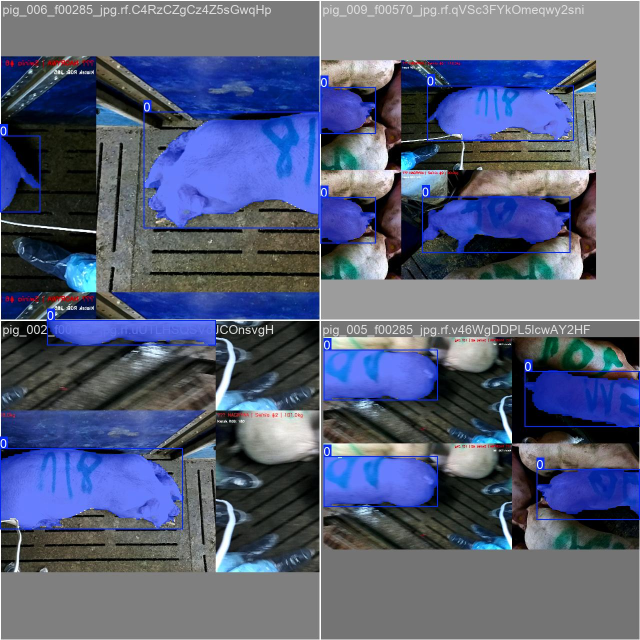
#> input picture models/pig_seg/train_batch0.jpg, 1280 x 1280 px (shown at 1/2 size); its folder holds only this picture in this run
$ python -i detector.py   (imports and definitions only)
#> lines starting #> are read from the running program, lines starting #| are printed output that depends on the picture; after the words box and inside, x2 and y2 are one past the last pixel; in counts of white or black regions, pixels touching at a corner belong together
#> further down, picture is the input picture: shape (1280, 1280, 3); mean B, G, R 121.2, 95.3, 87.1
"""
Detekcja i pomiar swini.

Segmentacja: YOLOv8n-seg (models/pig_seg_best.pt)
Fallback:    Otsu threshold (jesli YOLO nic nie znajdzie)
Pomiary:     PCA na masce -> dlugosc, szerokosc, pole
Waga:        formula empiryczna (area / volume / combined)
Wygładzanie: mediana w oknie + filtr sigma (WeightSmoother)
"""
from __future__ import annotations

import os
from collections import deque
from pathlib import Path

import cv2
import numpy as np

# ── Stale ──────────────────────────────────────────────────────────────────
MODEL_PATH = Path(os.path.abspath(__file__)).parent / "models" / "pig_seg_best.pt"
MIN_CONTOUR_AREA_PX = 2000
YOLO_CONF = 0.25          # prog pewnosci detekcji
CALIB_REF_WIDTH_DEFAULT = 1920  # kalibracja.py liczy skale dla 1920x1080


# ── Skala ──────────────────────────────────────────────────────────────────

# [8 lines left out: function scale_for_width, not called in this run]

# ── Lazy-load modelu YOLO ──────────────────────────────────────────────────
_yolo_model = None

# [14 lines left out: function _get_model, not called in this run]


def _contour_mask(contour: np.ndarray, shape: tuple[int, ...]) -> np.ndarray:
    """Maska wypelniona tylko danym konturem — PCA liczy sie z jednej swini."""
    mask = np.zeros(shape[:2], dtype=np.uint8)
    cv2.drawContours(mask, [contour], -1, 255, cv2.FILLED)
    return mask


# ── Segmentacja YOLO ───────────────────────────────────────────────────────

# [29 lines left out: function segment_pigs_yolo, not called in this run]


# ── Fallback Otsu ──────────────────────────────────────────────────────────

def segment_pigs_otsu(image: np.ndarray) -> list[tuple[np.ndarray, np.ndarray]]:
    """Prosta segmentacja Otsu — zwraca liste (contour, maska) dla kazdego jasnego obiektu."""
    gray = cv2.cvtColor(image, cv2.COLOR_BGR2GRAY)
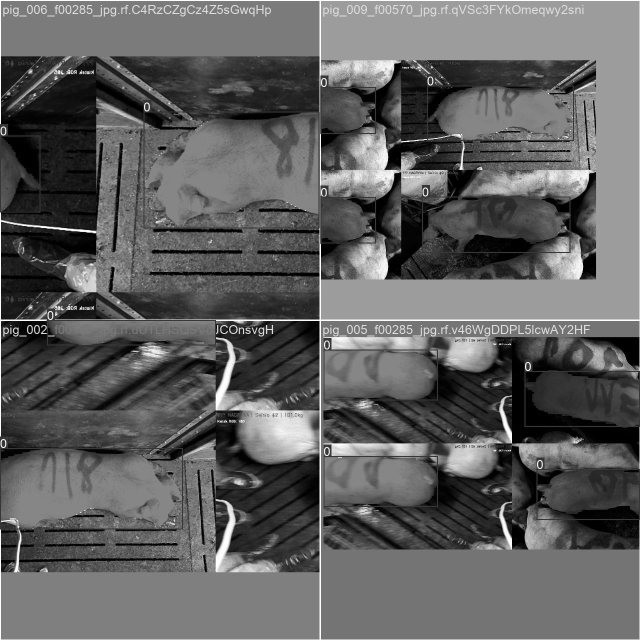
#> gray: shape (1280, 1280) (shown at 1/2 size); min 0, max 255, mean 95.8
    blurred = cv2.GaussianBlur(gray, (11, 11), 0)
    _, binary = cv2.threshold(blurred, 0, 255, cv2.THRESH_BINARY + cv2.THRESH_OTSU)
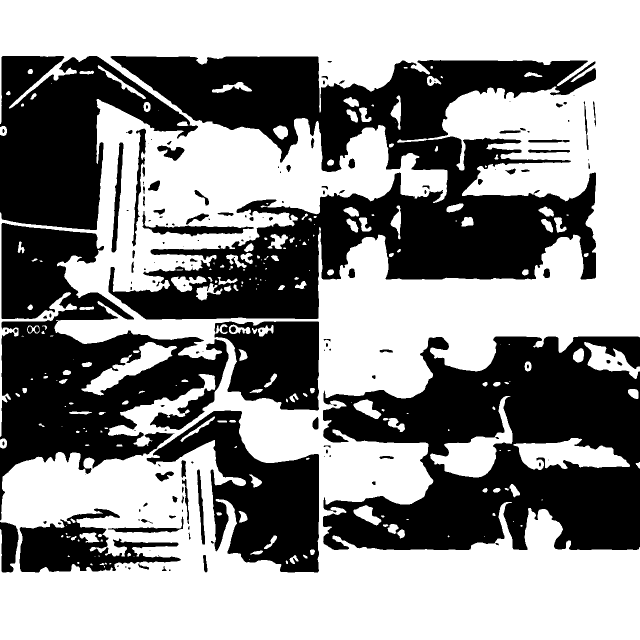
#> binary: shape (1280, 1280) (shown at 1/2 size); 56.2% white; 160 black regions (58 under 20 px), largest, box (x1, y1, x2, y2) and area: (217, 112, 1192, 639) 235411, (646, 673, 1280, 1100) 178011, (0, 446, 457, 1041) 113834
    kernel = cv2.getStructuringElement(cv2.MORPH_ELLIPSE, (15, 15))
    binary = cv2.morphologyEx(binary, cv2.MORPH_CLOSE, kernel)
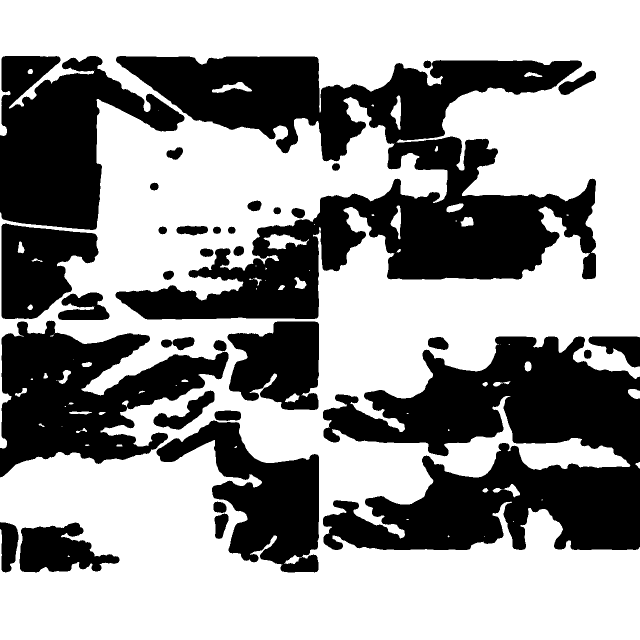
#> binary: shape (1280, 1280) (shown at 1/2 size); 59.7% white; 35 black regions, largest, box (x1, y1, x2, y2) and area: (231, 112, 1192, 639) 214626, (646, 673, 1280, 1100) 169596, (0, 641, 457, 955) 73303
    binary = cv2.morphologyEx(binary, cv2.MORPH_OPEN, kernel)
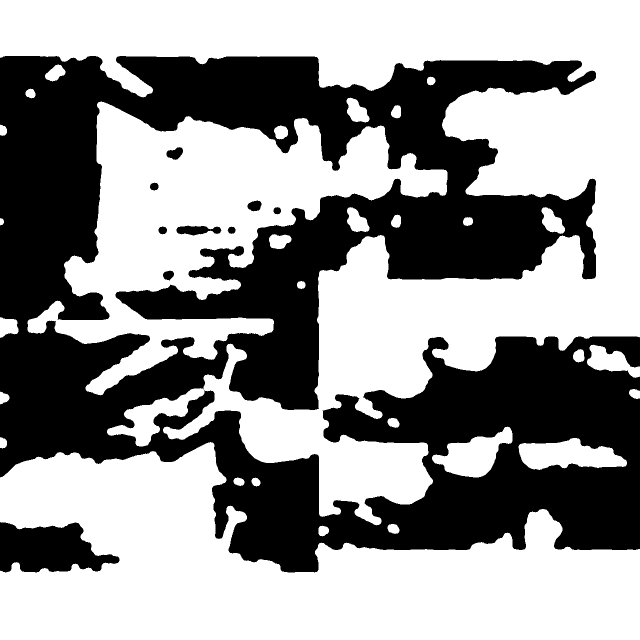
#> binary: shape (1280, 1280) (shown at 1/2 size); 58% white; 10 black regions
    contours, _ = cv2.findContours(binary, cv2.RETR_EXTERNAL, cv2.CHAIN_APPROX_SIMPLE)
#> contours = 30 contours; largest, box (x1, y1, x2, y2) and area: (0, 0, 1280, 1051) 437453, (0, 884, 1280, 1280) 296578, (55, 203, 895, 791) 176520, (1037, 876, 1254, 940) 8794, (864, 853, 1025, 955) 7946
    valid = [c for c in contours if cv2.contourArea(c) > MIN_CONTOUR_AREA_PX]
#> valid = 6 contours; box (x1, y1, x2, y2) and area: (0, 0, 1280, 1051) 437453, (0, 884, 1280, 1280) 296578, (55, 203, 895, 791) 176520, (1037, 876, 1254, 940) 8794, (864, 853, 1025, 955) 7946, (1174, 689, 1280, 756) 3362
    if not valid:
        return []
    # Tylko najwiekszy kontur (pojedyncza swinia)
    best = max(valid, key=cv2.contourArea)
#> best = contour of 2826 points, box (x1, y1, x2, y2) (0, 0, 1280, 1051), area 437453
    return [(best, _contour_mask(best, image.shape))]
#> in _contour_mask, `cv2.drawContours(mask, [contour], -1, 255, cv2.FILLED)`:
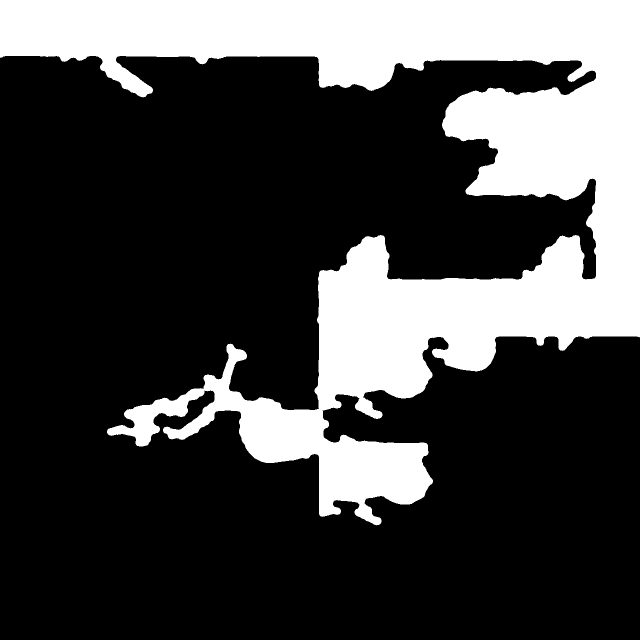
#> mask: shape (1280, 1280) (shown at 1/2 size); 27% white; 1 white region, box (x1, y1, x2, y2) and area: (0, 0, 1280, 1051) 442059


# ── Pomiary PCA ────────────────────────────────────────────────────────────

# [103 lines left out: functions measure_pig, detect_pigs, detect_best_pig, estimate_weight, not called in this run]


# ── Wygładzanie wagi ───────────────────────────────────────────────────────

class WeightSmoother:
    """Mediana w oknie + odrzucanie outlierow (|x - median| > sigma * std)."""

    def __init__(self, window: int = 30, sigma: float = 2.0) -> None:
        self.history: deque[float] = deque(maxlen=window)
        self.sigma = sigma

    def add(self, raw_kg: float) -> float:
        self.history.append(raw_kg)
        return self.value()

    # [14 lines left out: function value, not called in this run]

    def clear(self) -> None:
        self.history.clear()

>>> import cv2
>>> picture = cv2.imread('models/pig_seg/train_batch0.jpg')
>>> result = segment_pigs_otsu(picture)
#> result = 1 item

$ run again, on models/pig_seg/train_batch1.jpg
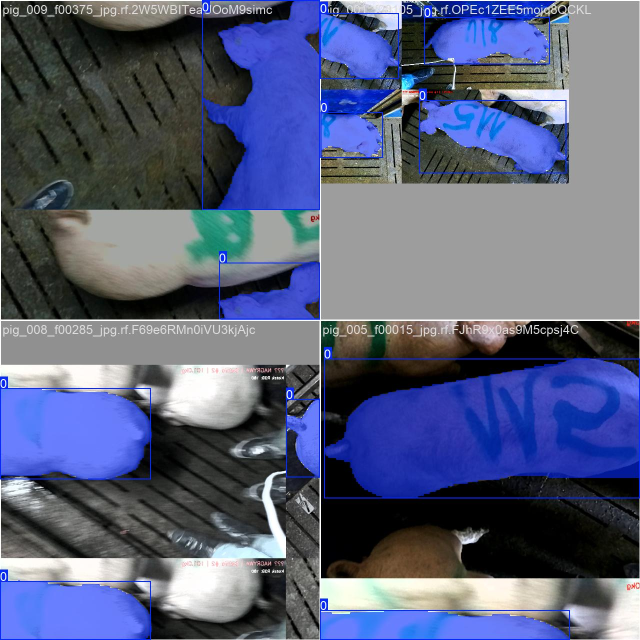
#> input picture models/pig_seg/train_batch1.jpg, 1280 x 1280 px (shown at 1/2 size)
#> picture is the input picture: shape (1280, 1280, 3); mean B, G, R 124.6, 96, 88.9
#> in segment_pigs_otsu, `binary = cv2.morphologyEx(binary, cv2.MORPH_OPEN, kernel)`:
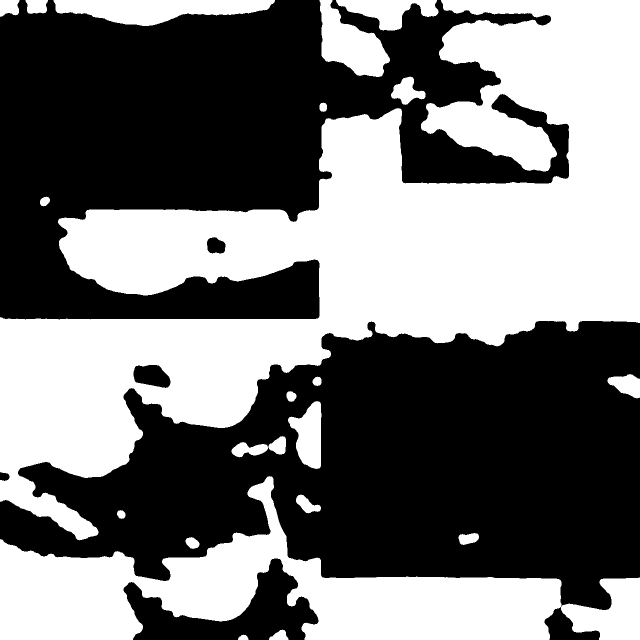
#> binary: shape (1280, 1280) (shown at 1/2 size); 46.1% white; 22 white regions
#> contours = 22 contours; largest, box (x1, y1, x2, y2) and area: (0, 0, 1280, 1081) 545414, (0, 952, 1280, 1280) 155626, (107, 0, 550, 52) 14230, (639, 0, 780, 154) 11517, (672, 0, 877, 61) 6248
#> valid = 6 contours; box (x1, y1, x2, y2) and area: (0, 0, 1280, 1081) 545414, (0, 952, 1280, 1280) 155626, (107, 0, 550, 52) 14230, (639, 0, 780, 154) 11517, (672, 0, 877, 61) 6248, (576, 802, 643, 938) 5558
#> best = contour of 2455 points, box (x1, y1, x2, y2) (0, 0, 1280, 1081), area 545414
#> in _contour_mask, `cv2.drawContours(mask, [contour], -1, 255, cv2.FILLED)`:
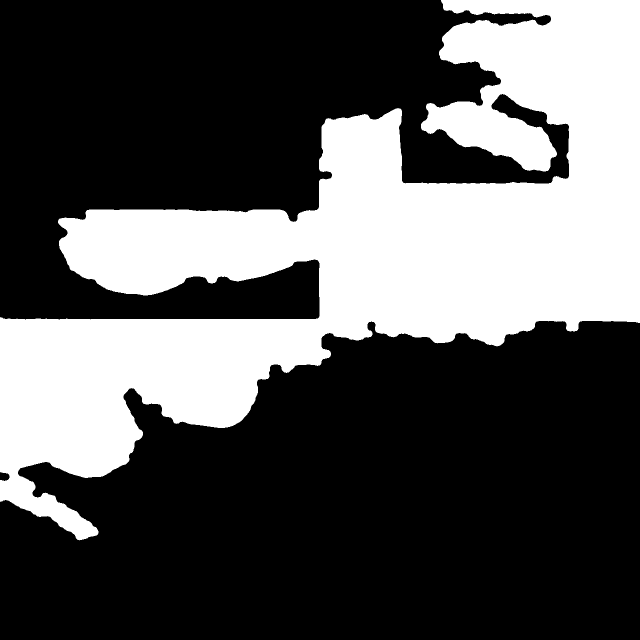
#> mask: shape (1280, 1280) (shown at 1/2 size); 33.5% white; 1 white region, box (x1, y1, x2, y2) and area: (0, 0, 1280, 1081) 549371
#> result = 1 item

$ run again, on models/pig_seg/train_batch2.jpg
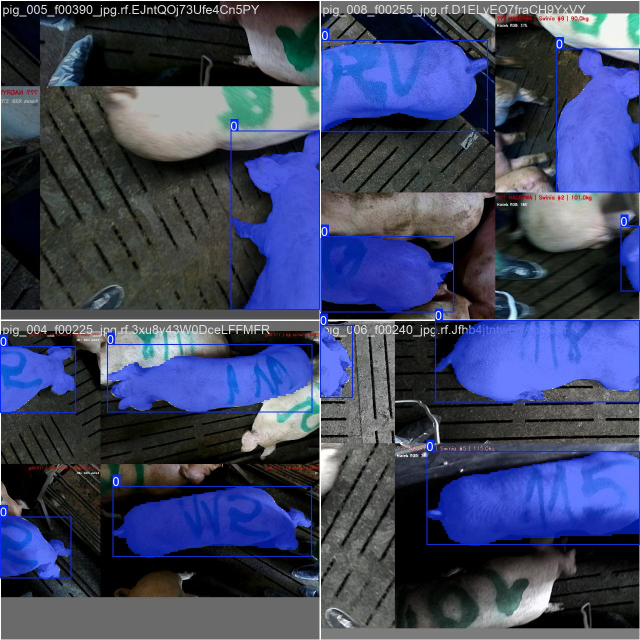
#> input picture models/pig_seg/train_batch2.jpg, 1280 x 1280 px (shown at 1/2 size)
#> picture is the input picture: shape (1280, 1280, 3); mean B, G, R 99.4, 69.8, 62.3
#> in segment_pigs_otsu, `binary = cv2.morphologyEx(binary, cv2.MORPH_OPEN, kernel)`:
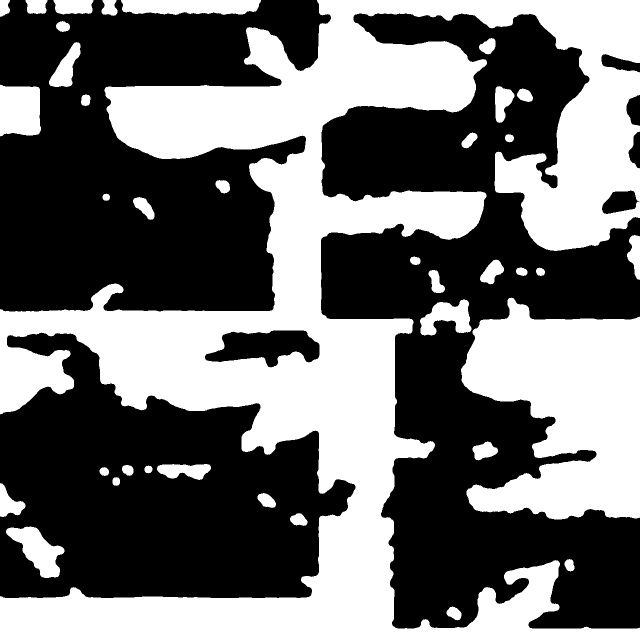
#> binary: shape (1280, 1280) (shown at 1/2 size); 43.4% white; 38 white regions
#> contours = 38 contours; largest, box (x1, y1, x2, y2) and area: (0, 0, 1280, 1280) 557186, (922, 595, 1280, 1039) 108040, (0, 169, 82, 273) 7516, (242, 0, 522, 30) 6976, (12, 1053, 129, 1156) 5666
#> valid = 8 contours; box (x1, y1, x2, y2) and area: (0, 0, 1280, 1280) 557186, (922, 595, 1280, 1039) 108040, (0, 169, 82, 273) 7516, (242, 0, 522, 30) 6976, (12, 1053, 129, 1156) 5666, (840, 599, 943, 671) 4159, (98, 84, 161, 174) 2618, (314, 928, 422, 960) 2271
#> best = contour of 3732 points, box (x1, y1, x2, y2) (0, 0, 1280, 1280), area 557186
#> in _contour_mask, `cv2.drawContours(mask, [contour], -1, 255, cv2.FILLED)`:
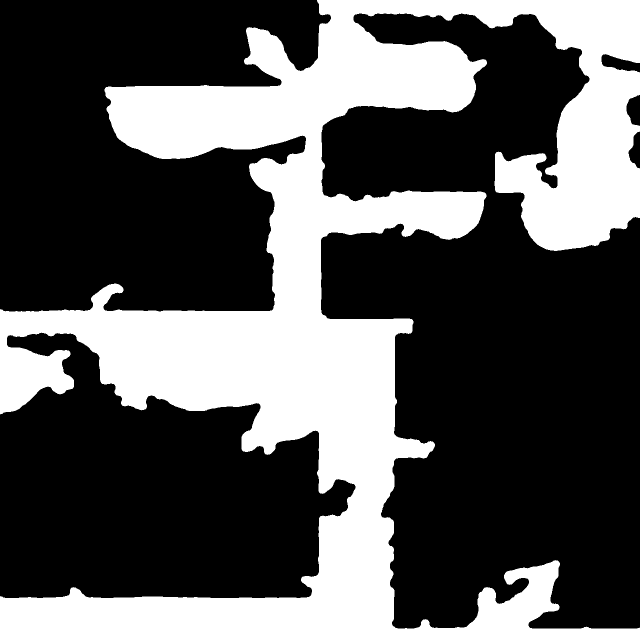
#> mask: shape (1280, 1280) (shown at 1/2 size); 34.4% white; 1 white region, box (x1, y1, x2, y2) and area: (0, 0, 1280, 1280) 563554
#> result = 1 item

$ run again, on models/pig_seg/train_batch2660.jpg
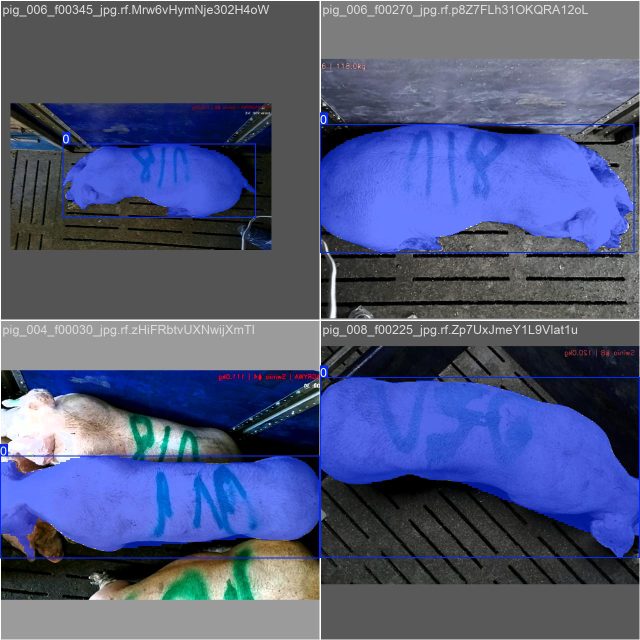
#> input picture models/pig_seg/train_batch2660.jpg, 1280 x 1280 px (shown at 1/2 size)
#> picture is the input picture: shape (1280, 1280, 3); mean B, G, R 123.8, 88.5, 80.4
#> in segment_pigs_otsu, `binary = cv2.morphologyEx(binary, cv2.MORPH_OPEN, kernel)`:
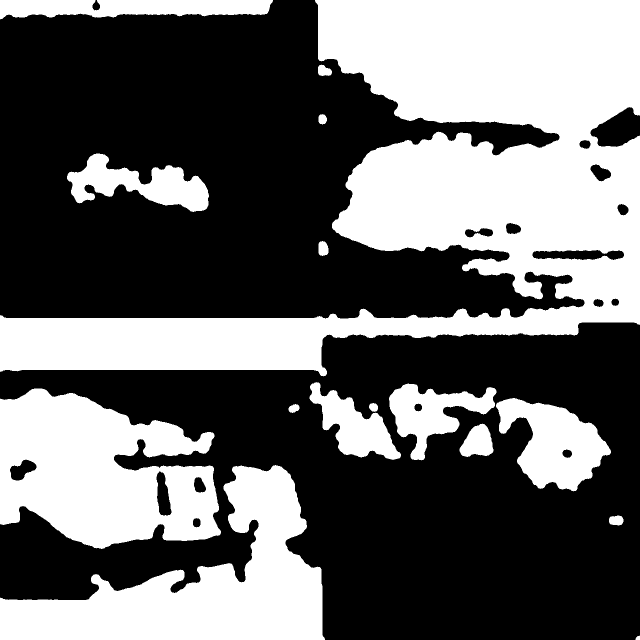
#> binary: shape (1280, 1280) (shown at 1/2 size); 40.7% white; 16 white regions
#> contours = 16 contours; largest, box (x1, y1, x2, y2) and area: (0, 0, 1280, 753) 385817, (0, 777, 442, 1098) 100082, (0, 930, 650, 1280) 97390, (992, 796, 1222, 983) 23926, (0, 0, 546, 39) 15610
#> valid = 9 contours; largest, box (x1, y1, x2, y2) and area: (0, 0, 1280, 753) 385817, (0, 777, 442, 1098) 100082, (0, 930, 650, 1280) 97390, (992, 796, 1222, 983) 23926, (0, 0, 546, 39) 15610
#> best = contour of 1687 points, box (x1, y1, x2, y2) (0, 0, 1280, 753), area 385817
#> in _contour_mask, `cv2.drawContours(mask, [contour], -1, 255, cv2.FILLED)`:
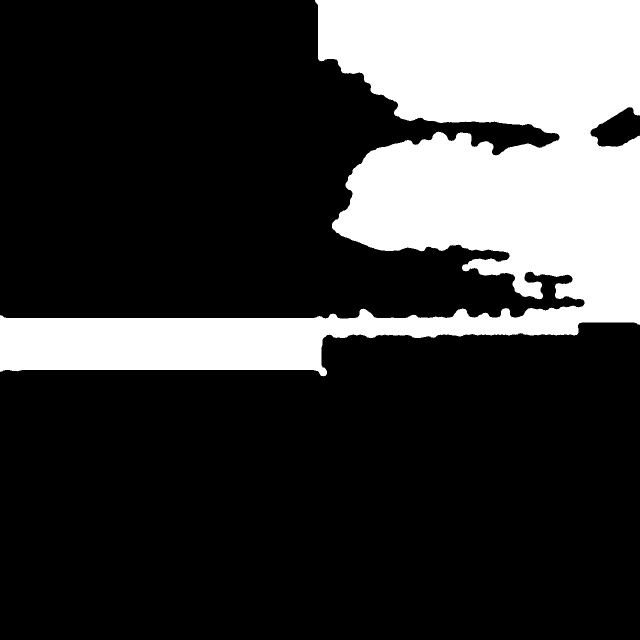
#> mask: shape (1280, 1280) (shown at 1/2 size); 23.7% white; 1 white region, box (x1, y1, x2, y2) and area: (0, 0, 1280, 753) 389039
#> result = 1 item
